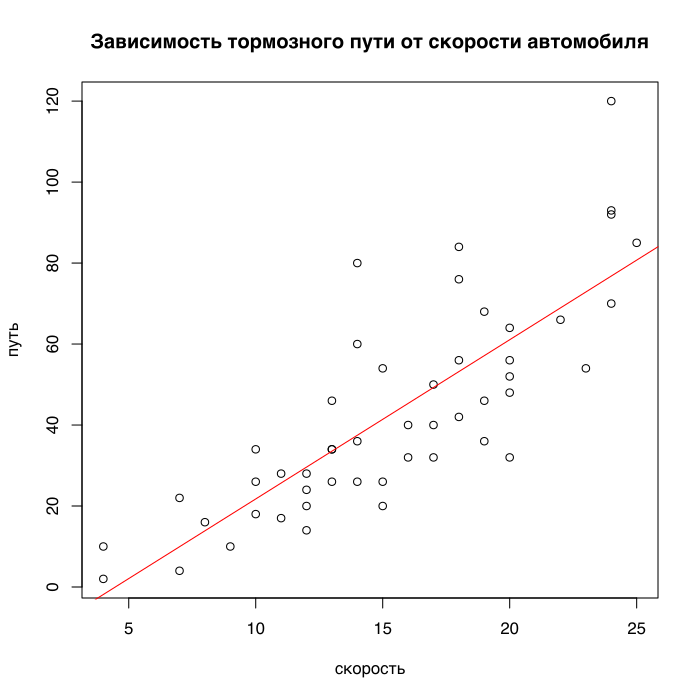

Write R code to recreate this figure.

cairo_pdf("plot_cars_distance.pdf")
plot(cars$speed,cars$dist,
        main="Зависимость тормозного пути от скорости автомобиля",
      xlab="скорость",ylab="путь") 
abline(lm(dist~speed,data=cars),col="red")
dev.off()
